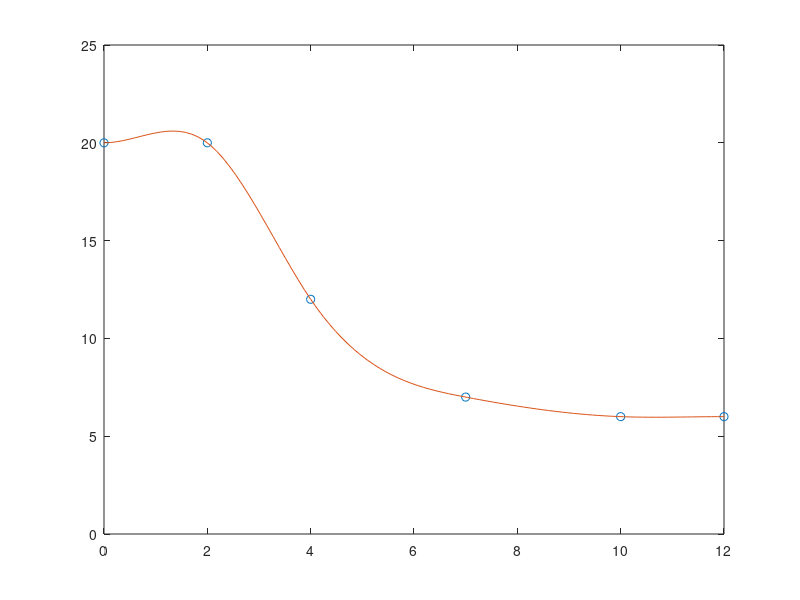

Write the MATLAB code that produced this figure.
x = [0, 2, 4, 7, 10, 12];
y = [20, 20, 12, 7, 6, 6];

xx = linspace(0, 12);
yc = [0 y 0];

yyc = spline(x, yc, xx);
plot(x, y, 'o', xx, yyc);

result = spline(x, yc, 1.5)